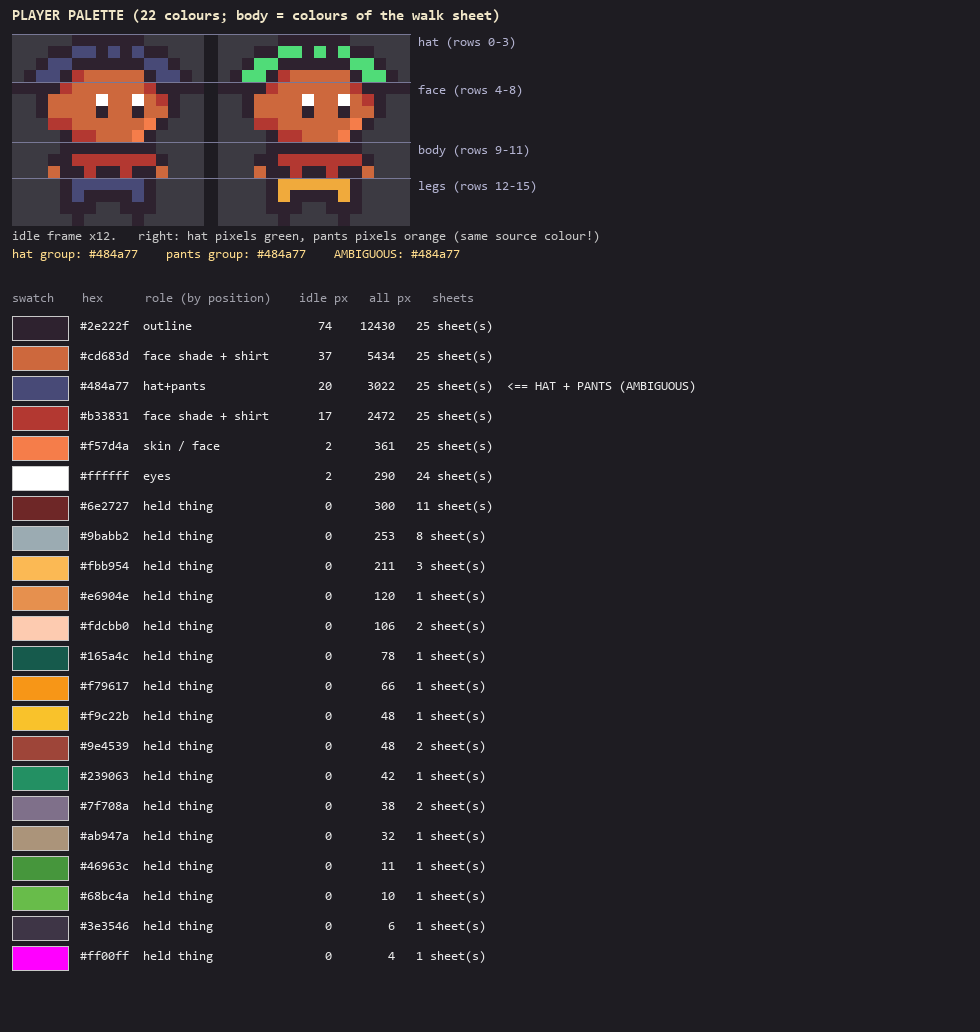

The script that saved this image:
"""Analyses the player's sheets (res://sprites/main_character_*.png) and writes

    res://tools/palette_report.png   every distinct opaque colour: swatch, hex, pixel counts, and where on the body it sits
    res://tools/palette_report.txt   the same as text, plus the proposed HAT and PANTS groups and what is AMBIGUOUS
    res://data/player_palette.tres   the proposed source colour lists (edit the hex strings in it to correct them)

    python tools/palette_report.py            (needs Pillow)

How it decides (no guessing behind your back, everything is printed):
  * the BODY colours are the ones the walk sheet uses; every other colour of the other sheets belongs to a held thing (hay, a tool ...)
  * on the idle frame (walk frame 0) every opaque pixel is put in a band by its row: head top (hat) rows 0-3, face rows 4-8,
    body rows 9-11, legs and feet rows 12-15. A colour that sits in the hat band and in the legs band only is the hat AND the pants colour.
  * the hat group is the body colours of the hat band that are not the outline, the skin or the shirt; the pants group the same for the legs band.
  * a colour in both groups (or in a group and in another region) is marked AMBIGUOUS. The shader then tells hat from pants by the pixel's row
    (see shaders/palette_swap.gdshader), which is what makes two independent colours possible for one shared source colour.
The explicit art of the colonist (colonist_*.png) is looked at too: its hat/pants colour is listed as an ALIAS of the same two groups.
"""
import json
import os
import sys
from collections import Counter, defaultdict

from PIL import Image, ImageDraw, ImageFont

ROOT = os.path.dirname(os.path.dirname(os.path.abspath(__file__)))
SPRITES = os.path.join(ROOT, "sprites")
BANDS = [("hat", 0, 3), ("face", 4, 8), ("body", 9, 11), ("legs", 12, 15)]


def hexof(c):
    return "#%02x%02x%02x" % c[:3]


def cell_size(im):
    return 16 if im.height == 16 else 32


def load_sheets(prefix):
    out = {}
    for f in sorted(os.listdir(SPRITES)):
        if f.startswith(prefix) and f.endswith(".png"):
            out[f] = Image.open(os.path.join(SPRITES, f)).convert("RGBA")
    return out


def band_of(y):
    for name, lo, hi in BANDS:
        if lo <= y <= hi:
            return name
    return "legs"


def main():
    sheets = load_sheets("main_character_")
    walk = sheets["main_character_walk.png"]
    # ---- every colour of every sheet
    total = Counter()
    per_sheet = defaultdict(Counter)
    for name, im in sheets.items():
        for y in range(im.height):
            for x in range(im.width):
                p = im.getpixel((x, y))
                if p[3] > 0:
                    total[p[:3]] += 1
                    per_sheet[p[:3]][name] += 1
    body = Counter()
    for y in range(16):
        for x in range(96):
            p = walk.getpixel((x, y))
            if p[3] > 0:
                body[p[:3]] += 1
    # ---- the idle frame bands
    bands = defaultdict(Counter)
    idle_pixels = defaultdict(list)
    for y in range(16):
        for x in range(16):
            p = walk.getpixel((x, y))
            if p[3] > 0:
                bands[p[:3]][band_of(y)] += 1
                idle_pixels[p[:3]].append((x, y))
    # ---- classification by where the colour sits (position heuristics on the idle frame)
    outline = min(body, key=lambda c: sum(c))  # the darkest body colour
    roles = {}
    for c in body:
        b = bands[c]
        if c == outline:
            roles[c] = "outline"
        elif c == (255, 255, 255):
            roles[c] = "eyes"
        elif b["hat"] and b["legs"] and not b["face"] and not b["body"]:
            roles[c] = "hat+pants"
        elif b["face"] and not b["legs"] and not b["hat"]:
            roles[c] = "skin / face"
        elif b["face"] and b["body"]:
            roles[c] = "face shade + shirt"
        else:
            roles[c] = "mixed"
    hat_group = [c for c in body if roles[c] in ("hat+pants",) or (bands[c]["hat"] >= 4 and roles[c] not in ("outline", "eyes", "skin / face", "face shade + shirt"))]
    pants_group = [c for c in body if roles[c] in ("hat+pants",) or (bands[c]["legs"] >= 4 and roles[c] not in ("outline", "eyes", "skin / face", "face shade + shirt"))]
    ambiguous = []
    for c in body:
        regions = [n for n in ("hat", "face", "body", "legs") if bands[c][n]]
        in_hat = c in hat_group
        in_pants = c in pants_group
        if in_hat and in_pants:
            ambiguous.append((c, "in BOTH the hat and the pants (same colour on the head top and on the legs)"))
        elif (in_hat or in_pants) and len([r for r in regions if r not in ("hat", "legs")]):
            ambiguous.append((c, "in a hat/pants region and also in " + ", ".join(r for r in regions if r not in ("hat", "legs"))))
    # colours of the other sheets that are not body colours: held things
    items = [c for c in total if c not in body]
    # ---- the colonist's own art: its hat/pants colour (an alias of the groups)
    own = load_sheets("colonist_")
    alias = Counter()
    for name, im in own.items():
        for y in range(im.height):
            for x in range(im.width):
                p = im.getpixel((x, y))
                if p[3] > 0 and p[:3] not in total:
                    alias[p[:3]] += 1
    # ---- the text
    lines = []
    lines.append("PLAYER PALETTE REPORT (%d sheets, %d distinct opaque colours; %d belong to the body, %d to held things)" % (len(sheets), len(total), len(body), len(items)))
    lines.append("")
    lines.append("BODY COLOURS (the colours of main_character_walk.png), idle frame = frame 0:")
    lines.append("  %-8s %-20s %9s %9s   %s" % ("hex", "role (by position)", "idle px", "all px", "idle frame pixels per band (hat rows 0-3 / face 4-8 / body 9-11 / legs 12-15)"))
    for c, n in body.most_common():
        lines.append("  %-8s %-20s %9d %9d   hat %d / face %d / body %d / legs %d" % (hexof(c), roles[c], sum(bands[c].values()), total[c], bands[c]["hat"], bands[c]["face"], bands[c]["body"], bands[c]["legs"]))
    lines.append("")
    lines.append("PROPOSED HAT GROUP   : " + ", ".join(hexof(c) for c in hat_group))
    lines.append("PROPOSED PANTS GROUP : " + ", ".join(hexof(c) for c in pants_group))
    lines.append("")
    lines.append("AMBIGUOUS:")
    for c, why in ambiguous:
        lines.append("  %s  %s" % (hexof(c), why))
    if not ambiguous:
        lines.append("  none")
    lines.append("  Note: the art has ONE flat colour for the hat and for the pants (no lighter / darker shades), so each group has a single")
    lines.append("  colour, and it is the SAME colour for both. The swap tells them apart by the pixel's row (hat above the split row of the")
    lines.append("  animation, pants from it down; the split is found from the art itself, see palette_swap.gd), so hat_color and pants_color are independent.")
    lines.append("  Also shared (not a hat/pants matter): " + ", ".join("%s (%s)" % (hexof(c), roles[c]) for c in body if roles[c] in ("face shade + shirt", "mixed")))
    lines.append("")
    lines.append("COLOURS THE COLONIST'S OWN ART USES FOR ITS HAT AND PANTS (aliases of the same two groups, so the dedicated art follows the palette too):")
    for c, n in alias.most_common():
        lines.append("  %s  %d px in colonist_*.png" % (hexof(c), n))
    lines.append("")
    lines.append("HELD THINGS (colours that are not body colours, %d): " % len(items) + ", ".join(hexof(c) for c in sorted(items)))
    lines.append("")
    lines.append("COLOURS PER SHEET (body colours only; the rest is the held thing):")
    for name, im in sheets.items():
        cs = Counter()
        for y in range(im.height):
            for x in range(im.width):
                p = im.getpixel((x, y))
                if p[3] > 0 and p[:3] in body:
                    cs[p[:3]] += 1
        lines.append("  %-44s %s" % (name, "  ".join("%s:%d" % (hexof(c), n) for c, n in cs.most_common())))
    text = "\n".join(lines) + "\n"
    open(os.path.join(ROOT, "tools", "palette_report.txt"), "w", encoding="utf-8").write(text)
    print(text)

    # ---- the picture
    scale = 10
    row_h = 30
    img_w = 980
    colours = sorted(total, key=lambda c: (-(c in body), -total[c]))
    head = 292
    img = Image.new("RGB", (img_w, head + row_h * (len(colours) + 2) + 20), (30, 28, 34))
    d = ImageDraw.Draw(img)
    try:
        font = ImageFont.truetype("consola.ttf", 13)
        bold = ImageFont.truetype("consolab.ttf", 15)
    except Exception:
        font = bold = ImageFont.load_default()
    d.text((12, 8), "PLAYER PALETTE (%d colours; body = colours of the walk sheet)" % len(total), fill=(240, 230, 200), font=bold)
    # the idle frame, magnified, plain and with the groups tinted
    idle = walk.crop((0, 0, 16, 16))
    big = idle.resize((16 * 12, 16 * 12), Image.NEAREST)
    bg = Image.new("RGBA", big.size, (60, 58, 66, 255))
    bg.alpha_composite(big)
    img.paste(bg.convert("RGB"), (12, 34))
    tint = Image.new("RGBA", (16 * 12, 16 * 12), (60, 58, 66, 255))
    tp = tint.load()
    for y in range(16):
        for x in range(16):
            p = idle.getpixel((x, y))
            if p[3] == 0:
                continue
            c = p[:3]
            col = p[:3]
            if c in hat_group and band_of(y) == "hat":
                col = (80, 220, 120)
            elif c in pants_group and band_of(y) == "legs":
                col = (240, 170, 60)
            for yy in range(12):
                for xx in range(12):
                    tp[x * 12 + xx, y * 12 + yy] = col + (255,)
    img.paste(tint.convert("RGB"), (12 + 16 * 12 + 14, 34))
    # the band lines
    for name, lo, hi in BANDS:
        y0 = 34 + lo * 12
        d.line([(12, y0), (12 + 16 * 12 * 2 + 14, y0)], fill=(120, 120, 150), width=1)
        d.text((12 + 16 * 12 * 2 + 22, y0 + 2), "%s (rows %d-%d)" % (name, lo, hi), fill=(180, 180, 210), font=font)
    d.text((12, 34 + 16 * 12 + 4), "idle frame x12.   right: hat pixels green, pants pixels orange (same source colour!)", fill=(200, 200, 200), font=font)
    d.text((12, 34 + 16 * 12 + 22), "hat group: " + ", ".join(hexof(c) for c in hat_group) + "    pants group: " + ", ".join(hexof(c) for c in pants_group) + "    AMBIGUOUS: " + ", ".join(hexof(c) for c, _ in ambiguous), fill=(255, 220, 140), font=font)
    y = head
    d.text((12, y), "swatch    hex      role (by position)    idle px   all px   sheets", fill=(160, 160, 170), font=font)
    y += row_h - 6
    for c in colours:
        d.rectangle([12, y, 12 + 56, y + row_h - 6], fill=c, outline=(200, 200, 200))
        role = roles.get(c, "held thing")
        mark = ""
        if c in hat_group and c in pants_group:
            mark = "  <== HAT + PANTS (AMBIGUOUS)"
        elif c in hat_group:
            mark = "  <== HAT"
        elif c in pants_group:
            mark = "  <== PANTS"
        d.text((80, y + 4), "%-8s %-20s %6d %8d   %d sheet(s)%s" % (hexof(c), role, sum(bands[c].values()), total[c], len(per_sheet[c]), mark), fill=(235, 235, 235), font=font)
        y += row_h
    img.save(os.path.join(ROOT, "tools", "palette_report.png"))

    # ---- the data file (hex strings are the source of truth; edit them to correct a group)
    os.makedirs(os.path.join(ROOT, "data"), exist_ok=True)
    def arr(cs):
        return "PackedStringArray(%s)" % ", ".join('"%s"' % hexof(c) for c in cs)
    tres = """[gd_resource type="Resource" script_class="PlayerPalette" load_steps=2 format=3]

[ext_resource type="Script" path="res://scripts/player_palette.gd" id="1"]

[resource]
script = ExtResource("1")
; The colours of the player's art that make up his HAT and his PANTS. Written by tools/palette_report.py; correct them by editing the hex strings.
; One flat colour is used for the hat and for the pants (no shades), and it is the same colour: it is listed in both groups and the swap tells the
; two apart by the pixel's row (see palette_swap.gd).
hat_hex = %s
pants_hex = %s
; The hat / pants colour of the dedicated colonist art (colonist_walk.png, colonist_asleep.png), so that art follows the palette too.
hat_alias_hex = %s
pants_alias_hex = %s
; Colours that sit in both groups or in a group and another region (information only).
ambiguous_hex = %s
""" % (arr(hat_group), arr(pants_group), arr(list(alias)), arr(list(alias)), arr([c for c, _ in ambiguous]))
    open(os.path.join(ROOT, "data", "player_palette.tres"), "w", encoding="utf-8", newline="\n").write(tres)
    print("wrote tools/palette_report.png, tools/palette_report.txt, data/player_palette.tres")


if __name__ == "__main__":
    main()
